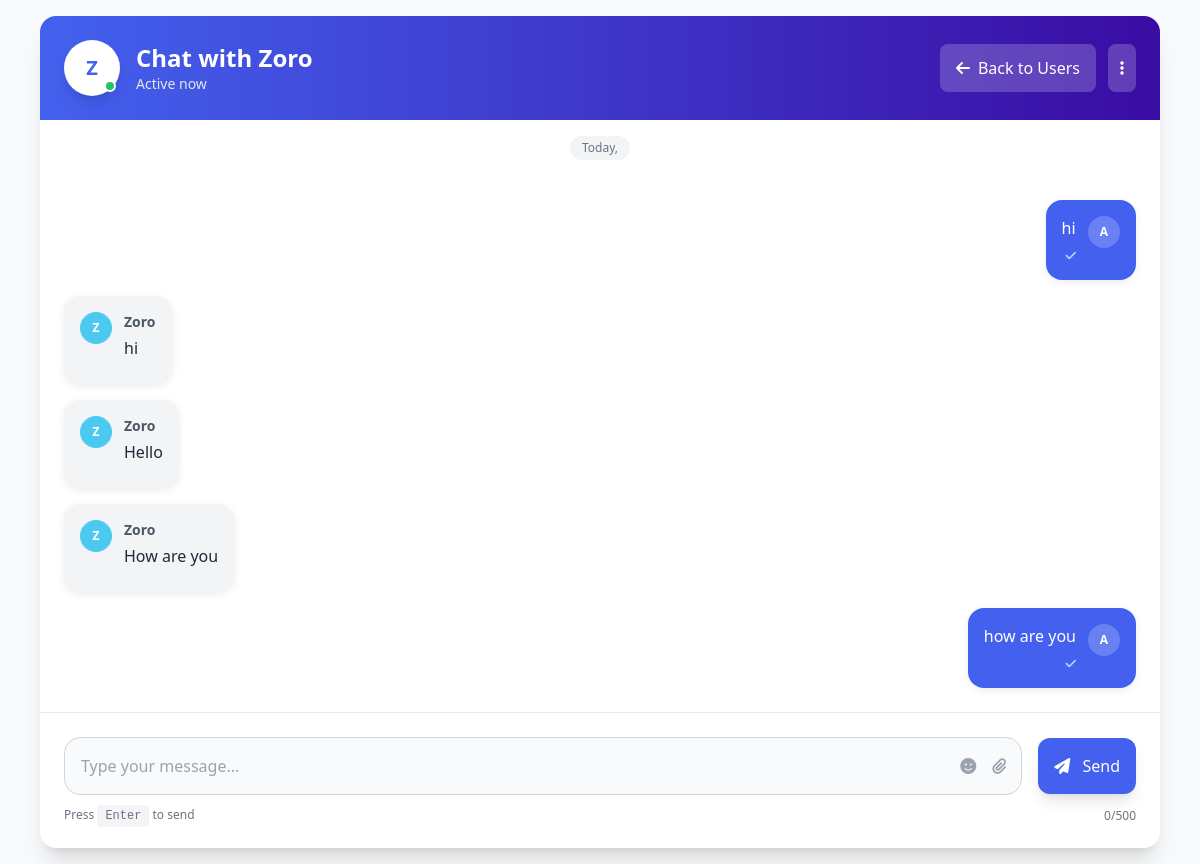
/chat/2/ (signed in), run on an earlier commit of the app's database.
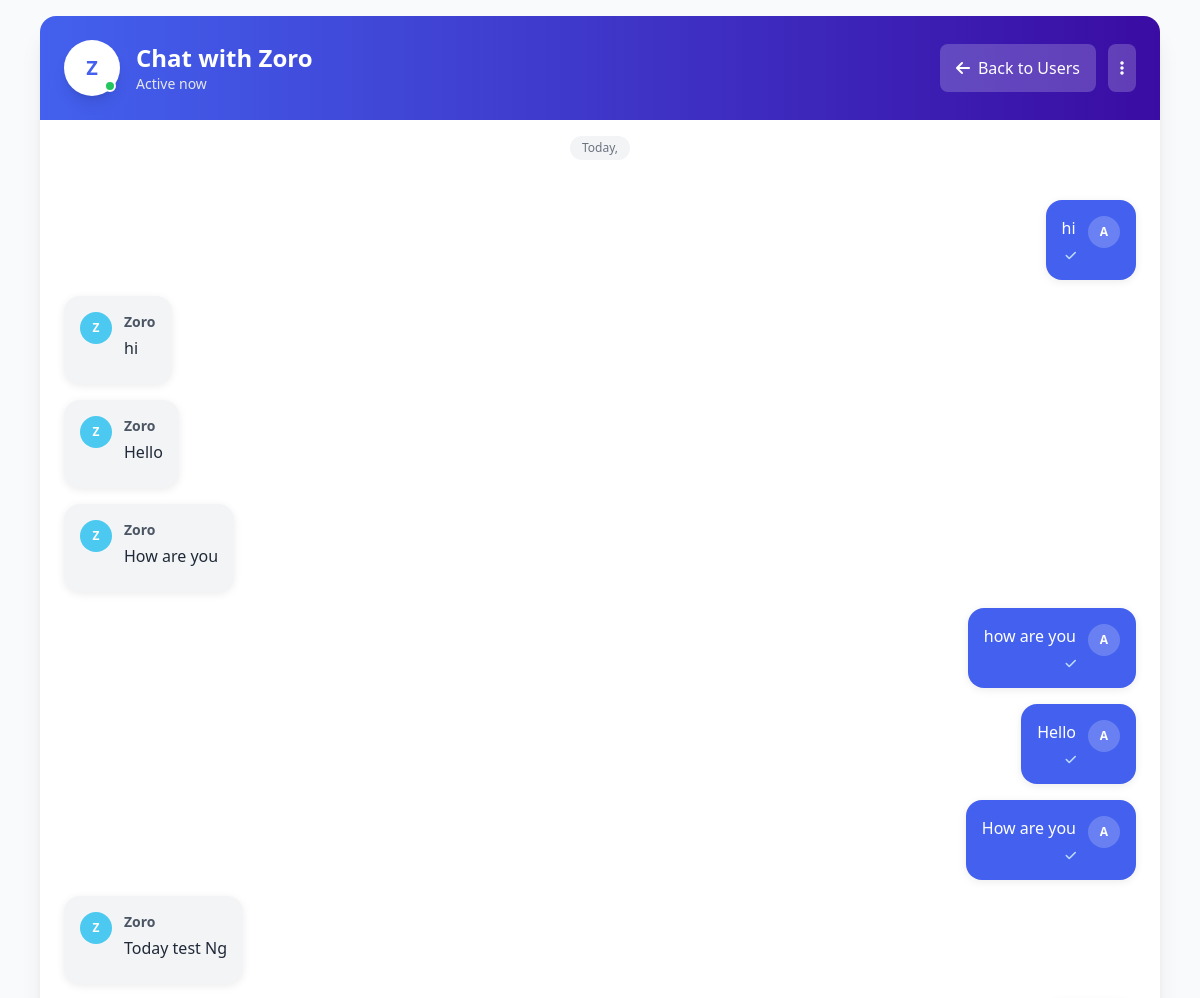
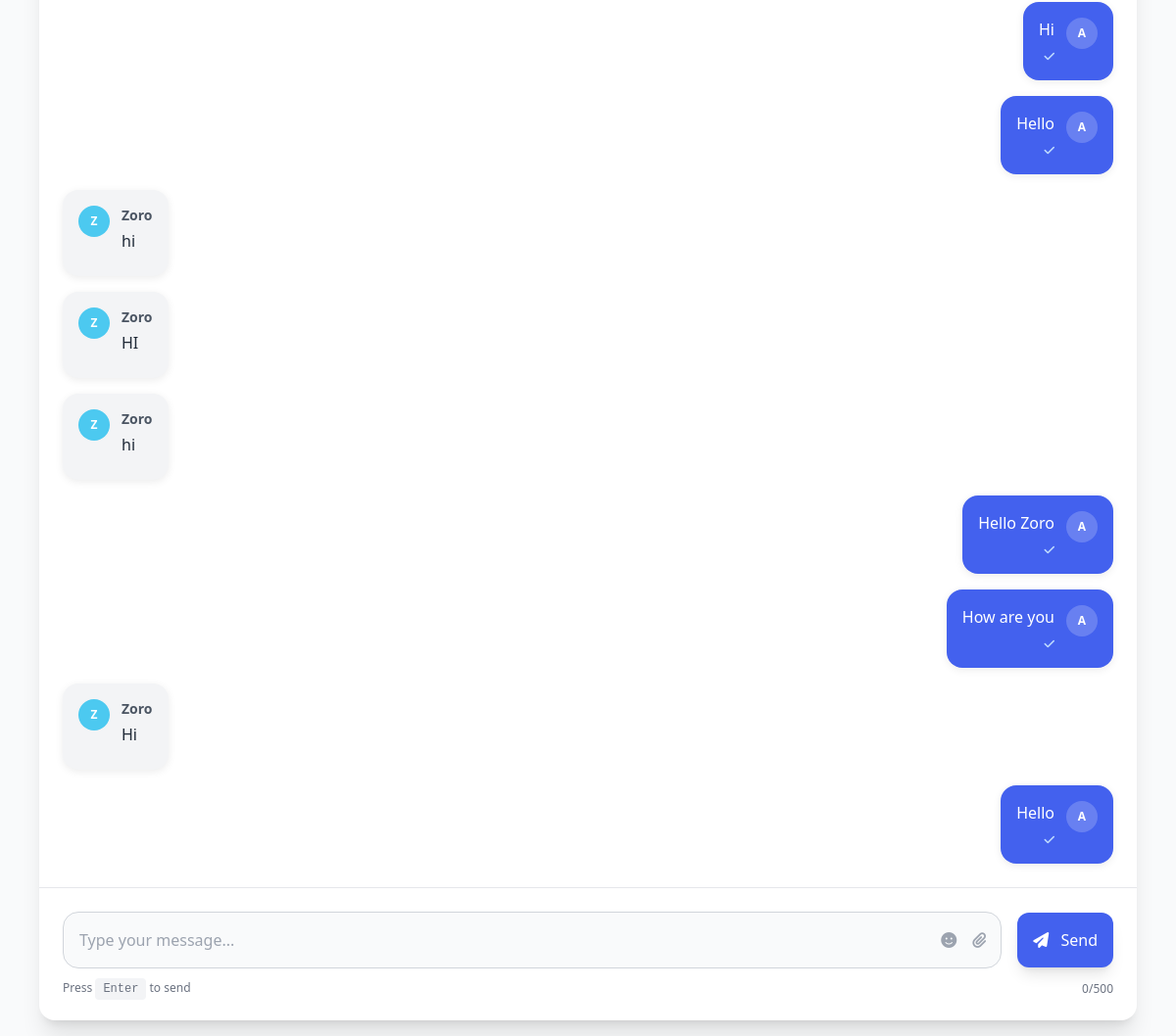
And on a later commit of the database (2 pictures, top to bottom).
### chat/models.py (models this page shows, shortened)
class Message(models.Model):
    room = models.ForeignKey(ChatRoom, on_delete=models.CASCADE, related_name='messages')
    sender = models.ForeignKey(User, on_delete=models.CASCADE)
    text = models.TextField()
    created_at = models.DateTimeField(auto_now_add=True)

### chat/views.py (the view, shortened to what this page needs)
# urls.py: path('<int:user_id>/', views.chat_view, name='chat'),
@login_required(login_url='/accounts/login/')
def chat_view(request, user_id):
    other_user = get_object_or_404(User, id=user_id)
    room = get_or_create_room(request.user, other_user)
    messages = room.messages.order_by("created_at")
    return render(request, "chat/chat.html", {
    "room": room,
    "messages": messages,
    "other_user": other_user
})

### chat/utils.py (called while the page is built)
def get_or_create_room(user1, user2):
    if user1.id > user2.id:
        user1, user2 = user2, user1
    room, created = ChatRoom.objects.get_or_create(
        user1=user1,
        user2=user2
    )
    return room

### chat/templates/chat/chat.html (shortened to what this page needs)
<!DOCTYPE html>
<html lang="en">
<head>
    <script src="https://cdn.tailwindcss.com"></script>
    <link rel="stylesheet" href="https://cdnjs.cloudflare.com/ajax/libs/font-awesome/6.4.0/css/all.min.css">
</head>
<body class="bg-gray-50 min-h-screen">
    <div class="max-w-6xl mx-auto p-4 h-screen">
        <div class="bg-white rounded-2xl shadow-xl h-full flex flex-col overflow-hidden">
            <div class="bg-gradient-to-r from-primary to-secondary p-6">
                <div class="flex items-center justify-between">
                    <div class="flex items-center space-x-4">
                        <div class="relative">
                            <div class="w-14 h-14 bg-white rounded-full flex items-center justify-center text-primary font-bold text-xl shadow-lg">
                                {{ other_user.username|first|upper }}
                            </div>
                            <div class="absolute bottom-1 right-1 w-3 h-3 bg-green-500 rounded-full border-2 border-white"></div>
                        </div>
                        <div>
                            <h1 class="text-2xl font-bold text-white">Chat with {{ other_user.username }}</h1>
                            <div class="flex items-center space-x-1 text-gray-200">
                                <span class="text-sm">Active now</span>
                            </div>
                        </div>
                    </div>
                    <div class="flex space-x-3">
                        <a href="{% url 'user_list' %}" class="bg-white/20 hover:bg-white/30 text-white px-4 py-2 rounded-lg transition-colors duration-200 flex items-center space-x-2">
                            <i class="fas fa-arrow-left"></i>
                            <span>Back to Users</span>
                        </a>
                        <button class="bg-white/20 hover:bg-white/30 text-white p-3 rounded-lg transition-colors duration-200">
                            <i class="fas fa-ellipsis-v"></i>
                        </button>
                    </div>
                </div>
            </div>
            <div class="flex-1 overflow-hidden flex flex-col">
                <div class="flex items-center justify-center py-4">
                    <div class="text-xs text-gray-500 bg-gray-100 px-3 py-1 rounded-full">
                        Today, {{ "now"|date:"F j, Y" }}
                    </div>
                </div>
                <div id="chat-box" class="flex-1 overflow-y-auto p-4 md:p-6 space-y-4 chat-scrollbar">
                    {% for m in messages %}
                    <div class="fade-in {% if m.sender == request.user %}flex justify-end{% else %}flex{% endif %}">
                        <div class="max-w-xs md:max-w-md lg:max-w-lg {% if m.sender == request.user %}bg-you-message text-white{% else %}bg-gray-100 text-gray-800{% endif %} rounded-2xl p-4 shadow-message">
                            <div class="flex items-start space-x-3">
                                {% if m.sender != request.user %}
                                <div class="flex-shrink-0">
                                    <div class="w-8 h-8 rounded-full bg-other-message flex items-center justify-center text-white text-xs font-bold">
                                        {{ m.sender.username|first|upper }}
                                    </div>
                                </div>
                                {% endif %}
                                <div class="flex-1">
                                    {% if m.sender != request.user %}
                                    <div class="font-semibold text-sm {% if m.sender == request.user %}text-blue-100{% else %}text-gray-600{% endif %} mb-1">
                                        {{ m.sender.username }}
                                    </div>
                                    {% endif %}
                                    <div class="{% if m.sender == request.user %}text-white{% else %}text-gray-800{% endif %}">
                                        {{ m.text }}
                                    </div>
                                    <div class="flex justify-end mt-2">
                                        <div class="text-xs {% if m.sender == request.user %}text-blue-200{% else %}text-gray-500{% endif %}">
                                            {% if m.sender == request.user %}
                                            <i class="ml-1 fas fa-check text-xs"></i>
                                            {% endif %}
                                        </div>
                                    </div>
                                </div>
                                {% if m.sender == request.user %}
                                <div class="flex-shrink-0">
                                    <div class="w-8 h-8 rounded-full bg-white/20 flex items-center justify-center text-white text-xs font-bold">
                                        {{ m.sender.username|first|upper }}
                                    </div>
                                </div>
                                {% endif %}
                            </div>
                        </div>
                    </div>
                    {% endfor %}
                </div>
                <form method="POST" class="border-t border-gray-200 p-4 md:p-6">
                    <div class="flex items-center space-x-4">
                        <div class="flex-1 relative">
                            <input
                                type="text"
                                name="message"
                                placeholder="Type your message..."
                                autocomplete="off"
                                required
                                class="w-full p-4 pr-12 bg-gray-50 border border-gray-300 rounded-2xl focus:outline-none focus:ring-2 focus:ring-primary focus:border-transparent"
                            >
                            <div class="absolute right-3 top-1/2 transform -translate-y-1/2 flex items-center space-x-2">
                                <button type="button" class="text-gray-400 hover:text-primary p-1">
                                    <i class="fas fa-smile"></i>
                                </button>
                                <button type="button" class="text-gray-400 hover:text-primary p-1">
                                    <i class="fas fa-paperclip"></i>
                                </button>
                            </div>
                        </div>
                        <button
                            type="submit"
                            class="bg-primary hover:bg-secondary text-white p-4 rounded-xl transition-colors duration-200 shadow-lg hover:shadow-xl"
                        >
                            <i class="fas fa-paper-plane"></i>
                            <span class="hidden md:inline ml-2">Send</span>
                        </button>
                    </div>
                    <div class="flex justify-between items-center mt-3 text-xs text-gray-500">
                        <div>
                            Press <kbd class="px-2 py-1 bg-gray-100 rounded">Enter</kbd> to send
                        </div>
                        <div class="text-right">
                            <span>0/500</span>
                        </div>
                    </div>
                </form>
            </div>
        </div>
    </div>
</body>
</html>

### chat/templates/chat/chat.html (style rules this page uses)
.fade-in { animation: fadeIn 0.3s ease-in-out; }

What changed in the data, as far as the page shows it:
added Message: text "Hello", sender.username|first "A"
added Message: text "How are you", sender.username|first "A"
added Message: sender.username|first "Z", sender.username "Zoro", text "Today test Ng"
added Message: text "Hi", sender.username|first "A"
added Message: text "Hello", sender.username|first "A"
added Message: sender.username|first "Z", sender.username "Zoro", text "hi"
added Message: sender.username|first "Z", sender.username "Zoro", text "HI"
added Message: sender.username|first "Z", sender.username "Zoro", text "hi"
added Message: text "Hello Zoro", sender.username|first "A"
added Message: text "How are you", sender.username|first "A"
added Message: sender.username|first "Z", sender.username "Zoro", text "Hi"
added Message: text "Hello", sender.username|first "A"
